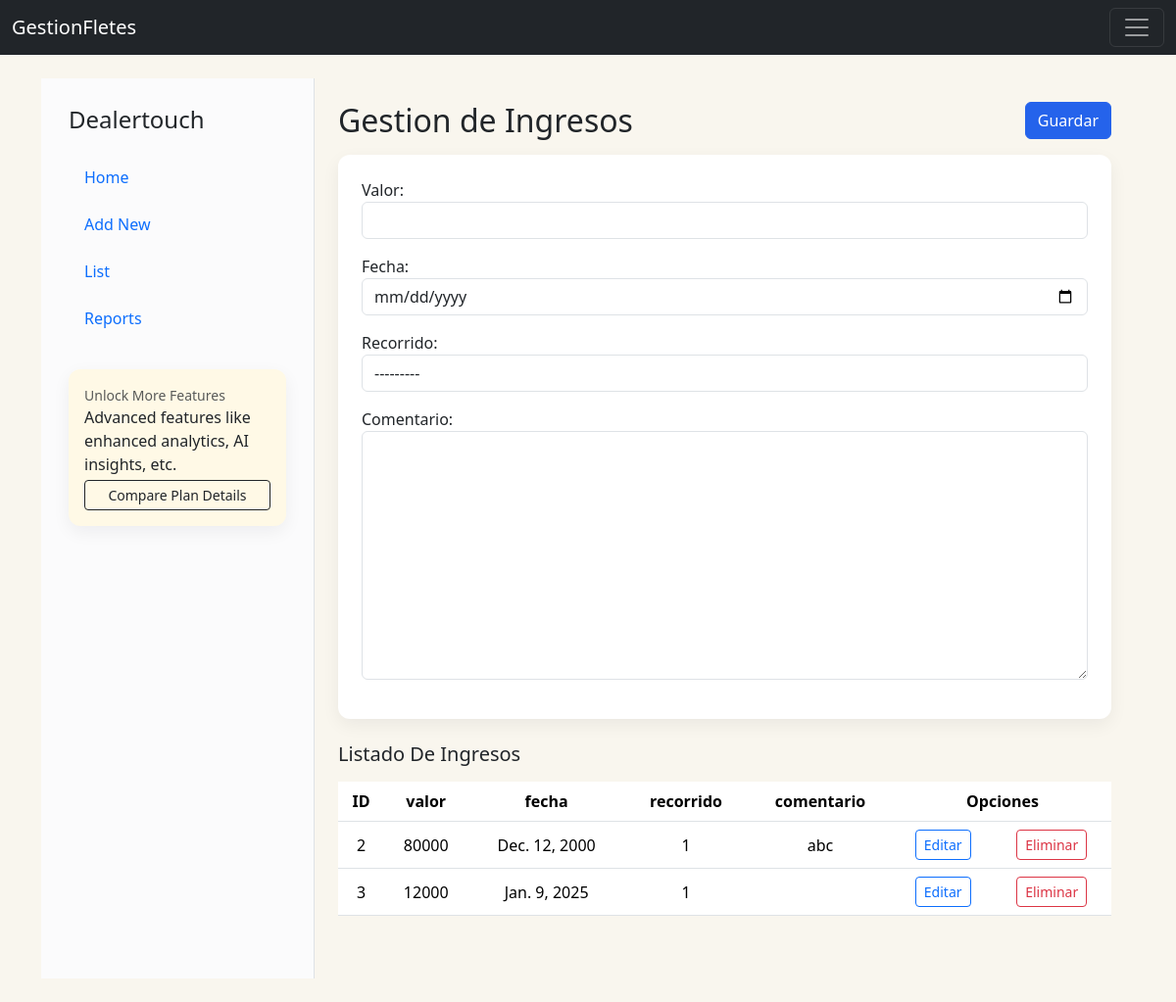
Before: /IngEgr/registrarIngresos/ (signed in) with the older database file.
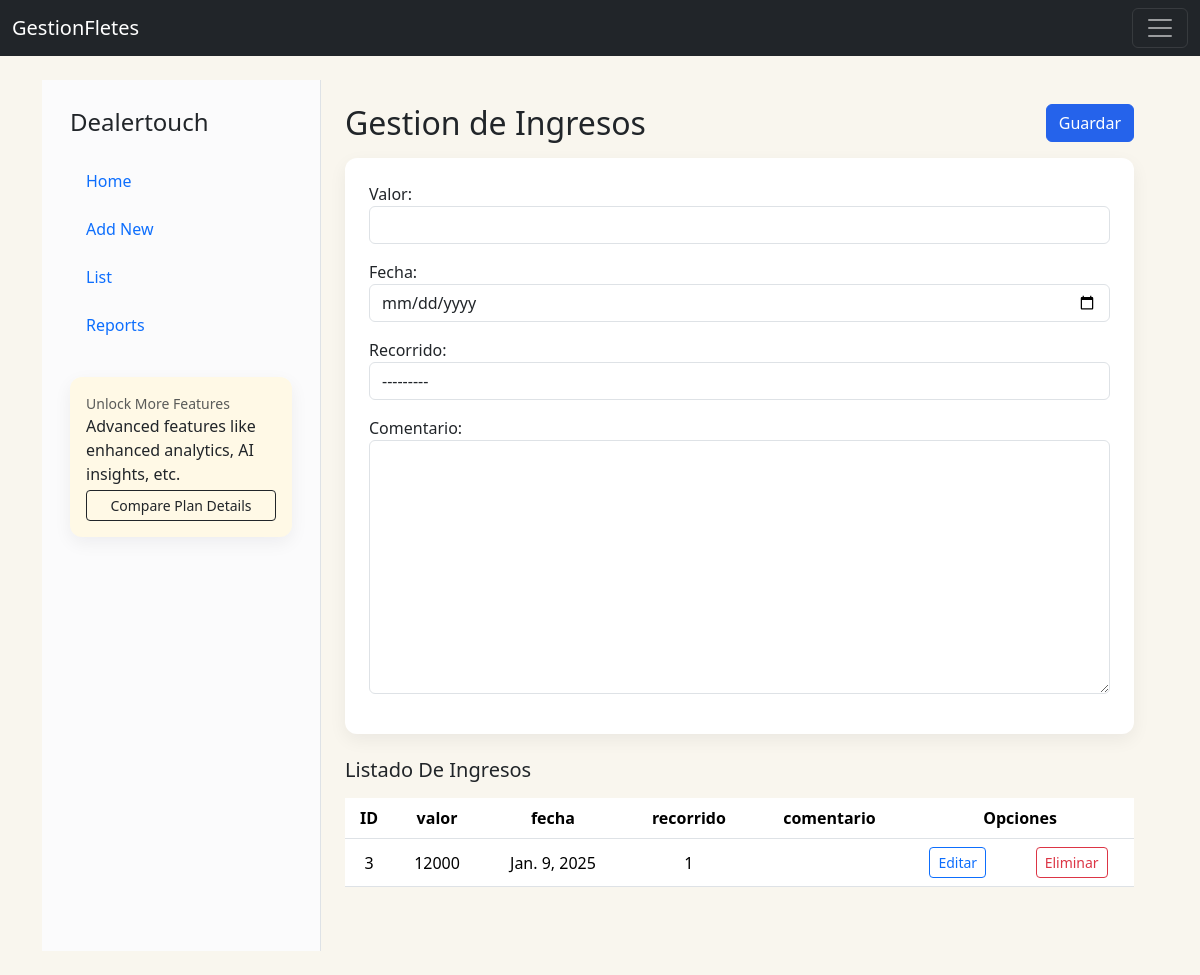
After: the same page with the newer database file.
### IngresosEgresos/models.py (models this page shows, shortened)
class Ingresos(models.Model):
    ingresoID = models.AutoField(primary_key=True)
    valor = models.PositiveIntegerField()
    fecha = models.DateField()
    recorrido = models.ForeignKey(Recorridos, on_delete=models.CASCADE, null=True)
    comentario = models.TextField(max_length=50, null=True)

### CrudRecorridos/models.py (models this page shows)
class Recorridos(models.Model):
    recorridoID = models.AutoField(primary_key=True)
    conductor = models.ForeignKey(Conductores, on_delete=models.CASCADE)
    vehiculo = models.ForeignKey(Vehiculos, on_delete=models.CASCADE)
    fecha = models.DateField()
    direccionOrigen = models.CharField(max_length=50)
    direccionDestino = models.CharField(max_length=50)
    carga = models.TextField(max_length=100)
    detalle = models.TextField(max_length=100, null=True)
    distancia_km = models.FloatField(null=True, blank=True, help_text='Distancia recorrida en km')
    gps_data = models.JSONField(null=True, blank=True, help_text='Datos GPS del recorrido (lista de puntos, GPX, etc)')
    def __str__(self):
        texto= "{0} {1} {2} {3} {4} {5} {6} {7}"
        return texto.format(self.recorridoID, self.conductor, self.vehiculo, self.fecha, self.direccionOrigen, self.direccionDestino, self.carga, self.detalle)

### IngresosEgresos/views.py (the view)
# urls.py: path('registrarIngresos/', views.registrarIngresos,name='registrarIngresos'),
@login_required
def registrarIngresos(request):
    ingresos = Ingresos.objects.all()
    if request.method == 'POST':
        form = IngresosForm(request.POST)
        if form.is_valid():
            form.save()
            messages.success(request, 'Ingreso Registrado Correctamente!')
            return redirect('registrarIngresos')
        else:
            messages.error(request, 'Error al registrar el ingreso. Por favor, verificar los datos.')
            return render(request,'gestionIngresos.html', {"form":form, "ingresos":ingresos})
    else:
        form = IngresosForm()
        return render(request,'gestionIngresos.html', {"form":form, "ingresos":ingresos})

### IngresosEgresos/forms.py
class IngresosForm(forms.ModelForm):
    class Meta:
        model = Ingresos
        fields = ['valor', 'fecha', 'recorrido', 'comentario']
    def __init__(self, *args, **kwargs):
        super(IngresosForm, self).__init__(*args, **kwargs)
        self.fields['comentario'].required = False

### CrudConductores/models.py (called while the page is built)
    def __str__(self):
        texto= "{0} {1} {2} {3} {4} {5} {6}"
        return texto.format(self.conductorID, self.rut, self.nombre, self.apellido, self.fechaNacimiento, self.direccion, self.licencia)

### CrudVehiculos/models.py (called while the page is built)
    def __str__(self):
        texto= "{0} {1} {2} {3} {4} {5} {6}"
        return texto.format(self.vehiculoID, self.patente, self.marca, self.modelo, self.fechaAdquisicion, self.estado, self.comentario)

### IngresosEgresos/templates/gestionIngresos.html (shortened to what this page needs)
{% extends "partials/gestion_layout.html" %}
{% load widget_tweaks %}
{% block gestion_header %}
        <div class="d-flex align-items-start mb-3">
            <div>
                <h2 class="mb-0">Gestion de Ingresos</h2>
            </div>
            <div class="ms-auto">
                <button form="ingresosForm" type="submit" class="btn btn-primary">Guardar</button>
            </div>
        </div>
{% endblock %}
{% block gestion_body %}
        <form id="ingresosForm" action="{% url 'registrarIngresos' %}" method="post">
            <div class="mb-3">
                {{ form.valor.label_tag }}
                {% render_field form.valor class="form-control" %}
            </div>
            <div class="mb-3">
                {{ form.fecha.label_tag }}
                {% render_field form.fecha class="form-control" type="date" %}
            </div>
            <div class="mb-3">
                {{ form.recorrido.label_tag }}
                {% render_field form.recorrido class="form-control" %}
            </div>
            <div class="mb-3">
                {{ form.comentario.label_tag }}
                {% render_field form.comentario class="form-control" %}
            </div>
        </form>
    {% endblock %}
    {% block gestion_after %}
        <h5>Listado De Ingresos</h5>
        <div class="table responsive py-2">
            <table class="table table-hover">
                <thead>
                    <tr>
                        <th>ID</th>
                        <th>valor</th>
                        <th>fecha</th>
                        <th>recorrido</th>
                        <th>comentario</th>
                        <th colspan="2">Opciones</th>
                    </tr>
                </thead>
                <tbody>
                    {% for ingreso in ingresos %}
                        <tr>
                            <td>{{ingreso.ingresoID}}</td>
                            <td>{{ingreso.valor}}</td>
                            <td>{{ingreso.fecha}}</td>
                            <td>{{ingreso.recorrido.recorridoID}}</td>
                            <td>{{ingreso.comentario}}</td>
                            <td><a href ="{%url 'editarIngresos' ingreso.ingresoID %}" class = "btn btn-sm btn-outline-primary" >Editar </a></td>
                            <td><a href ="{%url 'eliminarIngresos' ingreso.ingresoID %}" class = "btn btn-sm btn-outline-danger btnEliminacion" >Eliminar </a></td>
                        </tr>
                    {% empty %}
                        <tr><td colspan="7">No ingresos registrados.</td></tr>
                    {% endfor %}
                </tbody>
            </table>
        </div>
    {% endblock %}

Changed rows visible on the page:
removed Ingresos: ingresoID "2", valor "80000", fecha "Dec. 12, 2000", recorrido.recorridoID "1", comentario "abc"
